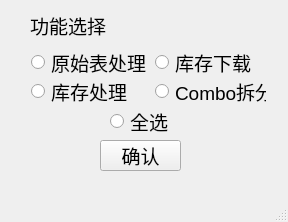
<?xml version="1.0" encoding="UTF-8"?>
<ui version="4.0">
 <class>MainWindow</class>
 <widget class="QMainWindow" name="MainWindow">
  <property name="geometry">
   <rect>
    <x>0</x>
    <y>0</y>
    <width>288</width>
    <height>222</height>
   </rect>
  </property>
  <property name="font">
   <font>
    <pointsize>14</pointsize>
   </font>
  </property>
  <property name="windowTitle">
   <string>MainWindow</string>
  </property>
  <widget class="QWidget" name="centralwidget">
   <widget class="QLabel" name="select_function_label">
    <property name="geometry">
     <rect>
      <x>30</x>
      <y>10</y>
      <width>101</width>
      <height>31</height>
     </rect>
    </property>
    <property name="text">
     <string>功能选择</string>
    </property>
   </widget>
   <widget class="QPushButton" name="func_select_certain_button">
    <property name="geometry">
     <rect>
      <x>100</x>
      <y>140</y>
      <width>81</width>
      <height>31</height>
     </rect>
    </property>
    <property name="text">
     <string>确认</string>
    </property>
   </widget>
   <widget class="QRadioButton" name="data_filter_button">
    <property name="geometry">
     <rect>
      <x>31</x>
      <y>51</y>
      <width>118</width>
      <height>23</height>
     </rect>
    </property>
    <property name="font">
     <font>
      <pointsize>14</pointsize>
     </font>
    </property>
    <property name="text">
     <string>原始表处理</string>
    </property>
   </widget>
   <widget class="QRadioButton" name="func_merge_button">
    <property name="geometry">
     <rect>
      <x>110</x>
      <y>110</y>
      <width>99</width>
      <height>23</height>
     </rect>
    </property>
    <property name="font">
     <font>
      <pointsize>14</pointsize>
     </font>
    </property>
    <property name="text">
     <string>全选</string>
    </property>
   </widget>
   <widget class="QRadioButton" name="inv_download_button">
    <property name="geometry">
     <rect>
      <x>155</x>
      <y>51</y>
      <width>99</width>
      <height>23</height>
     </rect>
    </property>
    <property name="font">
     <font>
      <pointsize>14</pointsize>
     </font>
    </property>
    <property name="text">
     <string>库存下载</string>
    </property>
   </widget>
   <widget class="QRadioButton" name="inv_data_process_button">
    <property name="geometry">
     <rect>
      <x>31</x>
      <y>80</y>
      <width>99</width>
      <height>23</height>
     </rect>
    </property>
    <property name="font">
     <font>
      <pointsize>14</pointsize>
     </font>
    </property>
    <property name="text">
     <string>库存处理</string>
    </property>
   </widget>
   <widget class="QRadioButton" name="combo_split_button">
    <property name="geometry">
     <rect>
      <x>155</x>
      <y>80</y>
      <width>111</width>
      <height>23</height>
     </rect>
    </property>
    <property name="font">
     <font>
      <pointsize>14</pointsize>
     </font>
    </property>
    <property name="text">
     <string>Combo拆分</string>
    </property>
   </widget>
  </widget>
  <widget class="QMenuBar" name="menubar">
   <property name="geometry">
    <rect>
     <x>0</x>
     <y>0</y>
     <width>288</width>
     <height>23</height>
    </rect>
   </property>
  </widget>
  <widget class="QStatusBar" name="statusbar"/>
 </widget>
 <resources/>
 <connections/>
</ui>
